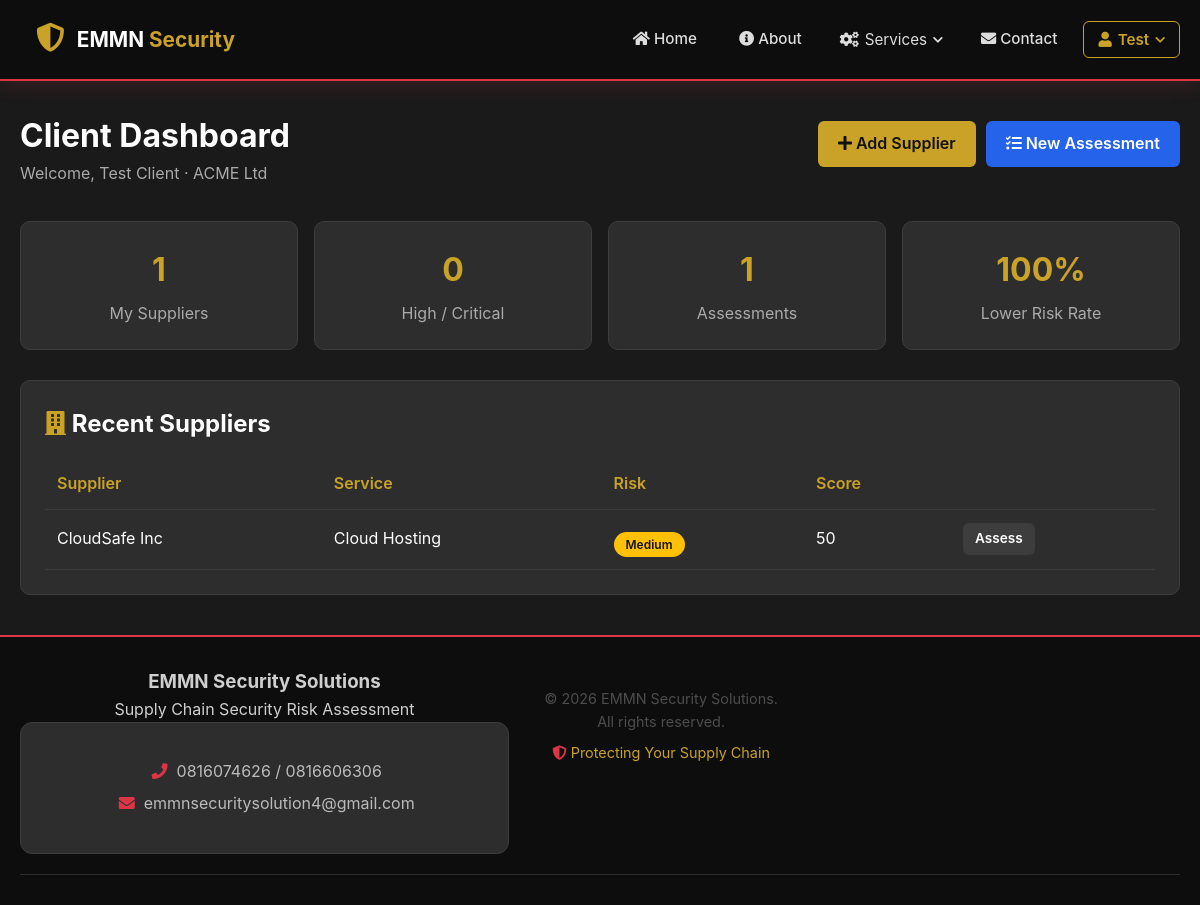
Page /client/dashboard.php (signed in) on the committed database.
### tables this page shows
CREATE TABLE suppliers (
    id INTEGER PRIMARY KEY AUTOINCREMENT,
    client_id INTEGER NOT NULL,
    name VARCHAR(150) NOT NULL,
    service VARCHAR(150) DEFAULT NULL,
    contact_email VARCHAR(100) DEFAULT NULL,
    contact_phone VARCHAR(30) DEFAULT NULL,
    risk_level VARCHAR(20) DEFAULT 'Medium',
    risk_score INTEGER DEFAULT 50,
    status VARCHAR(20) DEFAULT 'pending',
    notes TEXT,
    created_at TEXT DEFAULT (datetime('now')),
    updated_at TEXT DEFAULT (datetime('now'))
);

### config/helper.php (called while the page is built, shortened)
<?php
function e($string) {
    return htmlspecialchars($string ?? '', ENT_QUOTES, 'UTF-8');
}
?>

### config/Database.php (called while the page is built, shortened)
<?php
try {
    if (USE_SQLITE) {
        $dsn = 'sqlite:' . SQLITE_PATH;
        $options = [
            PDO::ATTR_ERRMODE => PDO::ERRMODE_EXCEPTION,
            PDO::ATTR_DEFAULT_FETCH_MODE => PDO::FETCH_ASSOC,
            PDO::ATTR_EMULATE_PREPARES => false,
        ];
        $db = new PDO($dsn, null, null, $options);
        $db->exec('PRAGMA foreign_keys = ON');
    }
} catch (PDOException $e) {
    error_log('Database Connection Failed: ' . $e->getMessage());
    if (defined('DEBUG_MODE') && DEBUG_MODE) {
        die('Database Connection Failed: ' . $e->getMessage());
    } else {
        die('Unable to connect to the database. Please try again later.');
    }
}
function dbQuery($sql, $params = []) {
    global $db;
    try {
        $stmt = $db->prepare($sql);
        $stmt->execute($params);
        return $stmt;
    } catch (PDOException $e) {
        error_log('Query Error: ' . $e->getMessage());
        return false;
    }
}
function dbFetchAll($sql, $params = []) {
    $stmt = dbQuery($sql, $params);
    return $stmt ? $stmt->fetchAll() : [];
}
function dbFetchColumn($sql, $params = []) {
    $stmt = dbQuery($sql, $params);
    return $stmt ? $stmt->fetchColumn() : null;
}
function dbCount($table, $where = '1=1', $params = []) {
    return (int) dbFetchColumn("SELECT COUNT(*) FROM {$table} WHERE {$where}", $params);
}
?>

### public_html/client/dashboard.php (the view, shortened to what this page needs)
<?php
$userId = (int)$_SESSION['user_id'];
$total = dbCount('suppliers', 'client_id = ?', [$userId]);
$high = dbCount('suppliers', "client_id = ? AND risk_level IN ('High','Critical')", [$userId]);
$assessed = dbCount('assessments', 'client_id = ?', [$userId]);
$recent = dbFetchAll(
    "SELECT s.*, (SELECT overall_score FROM assessments a WHERE a.supplier_id = s.id ORDER BY a.id DESC LIMIT 1) AS last_score
     FROM suppliers s WHERE s.client_id = ? ORDER BY s.id DESC LIMIT 8",
    [$userId]
);
?>
<?php include dirname(__DIR__) . '/includes/header.php'; ?>
<div class="container">
    <div class="page-title-row">
        <div>
            <h1>Client Dashboard</h1>
            <p style="color:#aaa">Welcome, <?php echo e($_SESSION['full_name'] ?? ''); ?><?php if (!empty($_SESSION['company_name'])): ?> · <?php echo e($_SESSION['company_name']); ?><?php endif; ?></p>
        </div>
        <div class="action-bar">
            <a href="supplier_add.php" class="btn-gold"><i class="fas fa-plus"></i> Add Supplier</a>
            <a href="assess_new.php" class="btn-blue"><i class="fas fa-tasks"></i> New Assessment</a>
        </div>
    </div>
    <div class="stats-grid">
        <div class="stat-card"><div class="number"><?php echo $total; ?></div><div class="label">My Suppliers</div></div>
        <div class="stat-card"><div class="number"><?php echo $high; ?></div><div class="label">High / Critical</div></div>
        <div class="stat-card"><div class="number"><?php echo $assessed; ?></div><div class="label">Assessments</div></div>
        <div class="stat-card"><div class="number"><?php echo $total ? round((($total - $high) / $total) * 100) : 0; ?>%</div><div class="label">Lower Risk Rate</div></div>
    </div>
    <div class="card">
        <h2><i class="fas fa-building" style="color:var(--emmn-gold,#c9a227)"></i> Recent Suppliers</h2>
        <div class="table-wrap">
            <table>
                <thead><tr><th>Supplier</th><th>Service</th><th>Risk</th><th>Score</th><th></th></tr></thead>
                <tbody>
                <?php if (empty($recent)): ?>
                    <tr><td colspan="5">No suppliers yet. Start by adding one.</td></tr>
                <?php else: foreach ($recent as $s): ?>
                    <tr>
                        <td><?php echo e($s['name']); ?></td>
                        <td><?php echo e($s['service']); ?></td>
                        <td><span class="badge <?php echo strtolower($s['risk_level']); ?>"><?php echo e($s['risk_level']); ?></span></td>
                        <td><?php echo (int)$s['risk_score']; ?></td>
                        <td><a class="btn-sm" href="assess_new.php?supplier_id=<?php echo (int)$s['id']; ?>">Assess</a></td>
                    </tr>
                <?php endforeach; endif; ?>
                </tbody>
            </table>
        </div>
    </div>
</div>
<?php include dirname(__DIR__) . '/includes/footer.php'; ?>

### public_html/assets/css/style.css (style rules this page uses)
:root { --dark: #1a1a1a; --darker: #0d0d0d; --dark-gray: #2d2d2d; --medium-gray: #3d3d3d; --light-gray: #4d4d4d; --white: #ffffff; --red: #dc3545; --red-dark: #a71d2a; --red-light: #ff4757; --risk-low: #28a745; --risk-medium: #ffc107; --risk-high: #dc3545; --risk-critical: #a71d2a; --risk-info: #17a2b8; --font-primary: 'Inter', -apple-system, BlinkMacSystemFont, 'Segoe UI', Roboto, Oxygen, Ubuntu, sans-serif; --font-display: 'Playfair Display', serif; --shadow: 0 4px 20px rgba(0, 0, 0, 0.5); --shadow-light: 0 2px 10px rgba(0, 0, 0, 0.3); --shadow-hover: 0 8px 30px rgba(220, 53, 69, 0.15); --transition: all 0.3s ease; }
* { margin: 0; padding: 0; box-sizing: border-box; }
body { font-family: var(--font-primary); line-height: 1.6; color: var(--white); background: var(--dark); }
.container { max-width: 1200px; margin: 0 auto; padding: 0 20px; }
.btn-sm { padding: 6px 16px; font-size: 0.85rem; }
.badge { display: inline-block; padding: 3px 12px; border-radius: 50px; font-size: 0.75rem; font-weight: 600; margin-top: 10px; }
.stats-grid { display: grid; grid-template-columns: repeat(auto-fit, minmax(200px, 1fr)); gap: 20px; margin: 30px 0; }
.stat-card { background: var(--dark-gray); padding: 20px; border-radius: 12px; text-align: center; border: 1px solid var(--medium-gray); transition: var(--transition); }
:root { --emmn-gold: #c9a227; --emmn-blue: #1e3a5f; }
.btn-gold, .btn-blue, .btn-outline-gold, .btn-sm, .btn-primary { display: inline-block; padding: 10px 20px; border-radius: 6px; text-decoration: none; font-weight: 600; border: none; cursor: pointer; transition: var(--transition); }
.btn-gold { background: var(--emmn-gold); color: #111; }
.btn-blue { background: #2563eb; color: #fff; }
.btn-sm { background: var(--medium-gray); color: #fff; padding: 5px 12px; font-size: 0.85rem; }
.badge.medium { background: var(--risk-medium); color: #111; }
.stats-grid { display: grid; grid-template-columns: repeat(auto-fit, minmax(160px, 1fr)); gap: 16px; margin: 30px 0; }
.stat-card { background: var(--dark-gray); border: 1px solid var(--medium-gray); border-radius: 10px; padding: 22px; text-align: center; }
.stat-card .number { font-size: 2rem; font-weight: 700; color: var(--emmn-gold); }
.stat-card .label { color: #aaa; margin-top: 6px; }
.card { background: var(--dark-gray); border: 1px solid var(--medium-gray); border-radius: 10px; padding: 24px; margin-bottom: 24px; }
.card h2 { margin-bottom: 16px; }
.table-wrap { overflow-x: auto; }
table { width: 100%; border-collapse: collapse; }
th, td { padding: 12px; text-align: left; border-bottom: 1px solid var(--medium-gray); }
th { color: var(--emmn-gold); font-weight: 600; }
.action-bar { display: flex; gap: 10px; flex-wrap: wrap; margin: 16px 0 24px; }
.page-title-row { display: flex; justify-content: space-between; align-items: center; flex-wrap: wrap; gap: 12px; margin: 24px 0 16px; }

### rows in the picture
suppliers: name "CloudSafe Inc", service "Cloud Hosting", risk_level "Medium", risk_score "50"

### other values in the picture
explode(' ', $userName)[0] "Test"
$_SESSION['full_name'] "Test Client"
$_SESSION['company_name'] "ACME Ltd"
$total "1"
$high "0"
$assessed "1"
COMPANY_NAME "EMMN Security Solutions"
CONTACT_PHONE_1 "0816074626"
CONTACT_PHONE_2 "0816606306"
CONTACT_EMAIL "emmnsecuritysolution4@gmail.com"
